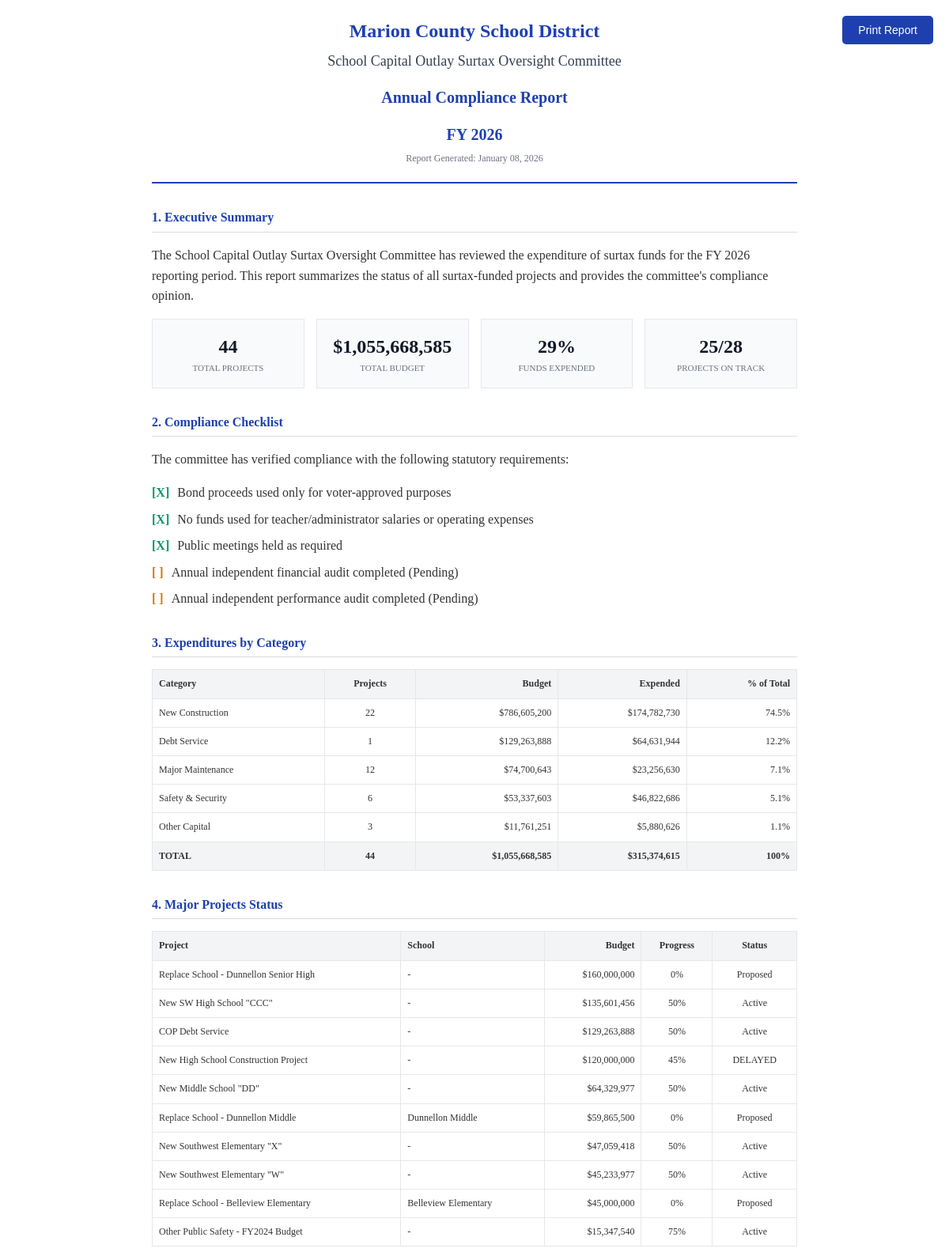
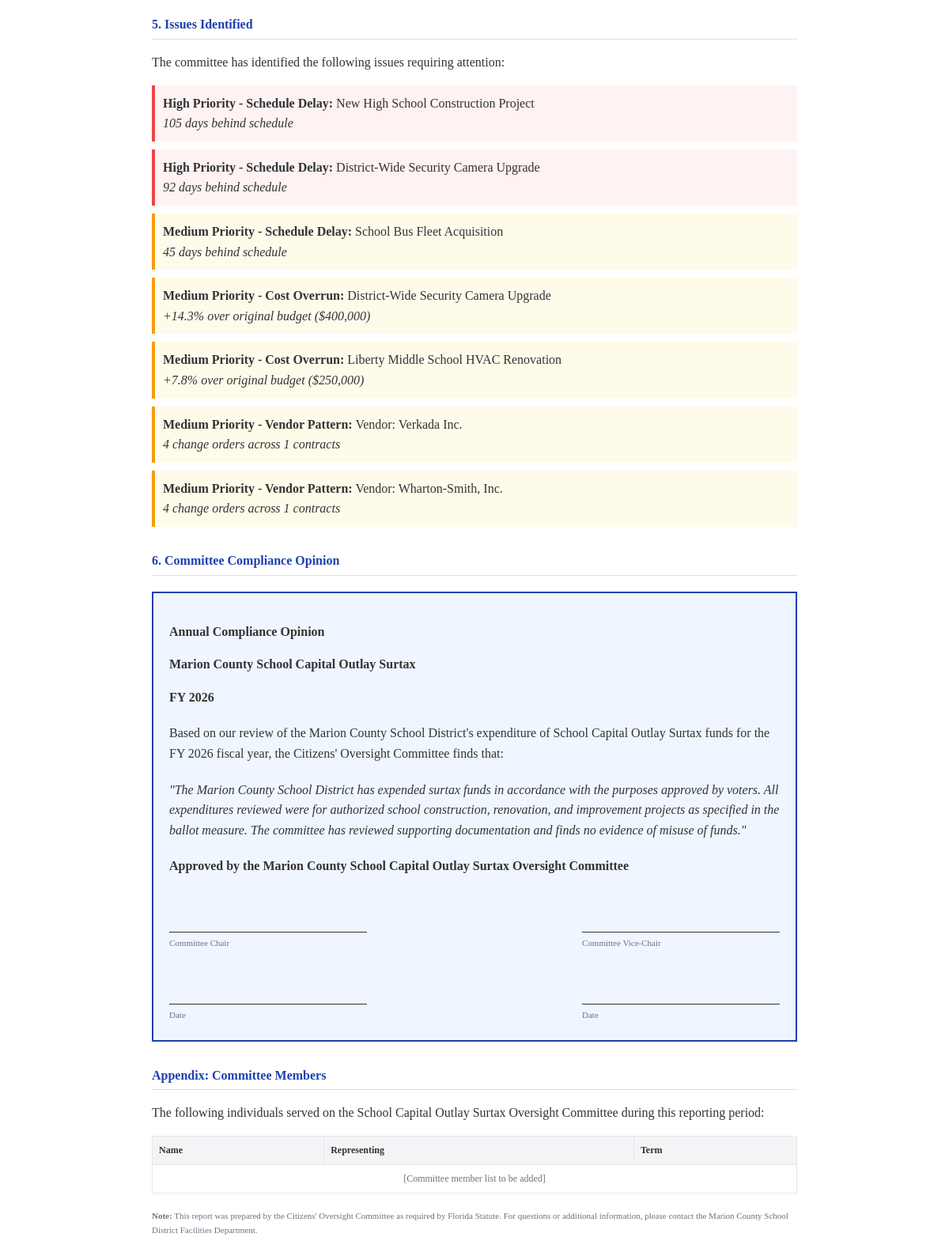
The app's page /report/print with its own data (2 pictures, top to bottom).
### tables this page shows
CREATE TABLE surtax_categories (
            category_id TEXT PRIMARY KEY,
            category_name TEXT NOT NULL,
            description TEXT,
            ballot_language TEXT,  -- Exact wording from ballot
            display_order INTEGER DEFAULT 0,
            icon TEXT,  -- Icon name for UI
            color TEXT,  -- Color code for UI

            -- Budget tracking
            total_allocated REAL DEFAULT 0,
            total_spent REAL DEFAULT 0,
            project_count INTEGER DEFAULT 0,

            created_at TEXT DEFAULT CURRENT_TIMESTAMP
        );

CREATE TABLE contracts (
                contract_id TEXT PRIMARY KEY,
                contract_number TEXT,
                title TEXT NOT NULL,
                description TEXT,
                contract_type TEXT,
                department TEXT,
                fiscal_year TEXT,
                vendor_id TEXT,
                vendor_name TEXT,

                -- Financials
                original_amount REAL DEFAULT 0,
                current_amount REAL DEFAULT 0,
                total_paid REAL DEFAULT 0,
                remaining_balance REAL DEFAULT 0,

                -- Dates
                solicitation_date TEXT,
                award_date TEXT,
                start_date TEXT,
                original_end_date TEXT,
                current_end_date TEXT,
                actual_end_date TEXT,

                -- Status tracking
                status TEXT DEFAULT 'Draft',
                phase TEXT DEFAULT 'Planning',
                percent_complete REAL DEFAULT 0,

                -- Scoring
                performance_score REAL DEFAULT 50,
                cost_variance_score REAL DEFAULT 50,
                schedule_variance_score REAL DEFAULT 50,
                compliance_score REAL DEFAULT 50,
                overall_health_score REAL DEFAULT 50,
                risk_level TEXT DEFAULT 'Medium',

                -- Procurement info
                procurement_method TEXT,
                bid_count INTEGER DEFAULT 0,
                justification TEXT,

                -- Board/Council info
                board_approval_date TEXT,
                board_resolution TEXT,
                council_district TEXT,
                school_zone TEXT,

                -- Location
                project_location TEXT,
                latitude REAL,
                longitude REAL,

                -- Flags
                has_change_orders INTEGER DEFAULT 0,
                change_order_count INTEGER DEFAULT 0,
                total_change_order_amount REAL DEFAULT 0,
                is_emergency INTEGER DEFAULT 0,
                is_sole_source INTEGER DEFAULT 0,
                requires_insurance INTEGER DEFAULT 1,
                insurance_verified INTEGER DEFAULT 0,
                requires_bond INTEGER DEFAULT 0,
                bond_verified INTEGER DEFAULT 0,

                notes TEXT,
                created_at TEXT DEFAULT CURRENT_TIMESTAMP,
                updated_at TEXT DEFAULT CURRENT_TIMESTAMP,
                created_by TEXT,
                is_deleted INTEGER DEFAULT 0, surtax_funded INTEGER DEFAULT NULL, surtax_category TEXT, surtax_subcategory TEXT, funding_source TEXT DEFAULT 'Unconfirmed', school_name TEXT, school_id TEXT, promised_completion_date TEXT, ballot_priority INTEGER, on_official_list INTEGER DEFAULT NULL, is_delayed INTEGER DEFAULT 0, delay_reason TEXT, delay_days INTEGER DEFAULT 0, is_over_budget INTEGER DEFAULT 0, budget_variance_amount REAL DEFAULT 0, budget_variance_pct REAL DEFAULT 0, is_watchlisted INTEGER DEFAULT 0, watchlist_reason TEXT, watchlist_added_date TEXT, last_committee_review_date TEXT, committee_notes TEXT, vendor_type TEXT, vendor_size TEXT, vendor_headquarters TEXT, expenditure_type TEXT DEFAULT 'Capital', planned_value REAL, earned_value REAL, actual_cost REAL, cost_variance REAL, schedule_variance REAL, cost_performance_index REAL, schedule_performance_index REAL, project_purpose TEXT, project_scope TEXT, community_impact TEXT, priority_level TEXT, risk_score TEXT, funding_sources TEXT, contingency_remaining DECIMAL, cost_per_sqft DECIMAL, square_footage INTEGER, data_source TEXT DEFAULT "Generated", needs_verification INTEGER DEFAULT 1, last_updated DATETIME, updated_by TEXT,

                FOREIGN KEY (vendor_id) REFERENCES vendors(vendor_id)
            );

### app.py (the view)
@app.route('/report/print')
def annual_report_print():
    report = get_report_data()
    return render_template('surtax/report_print.html',
                          report=report,
                          title='Annual Report - Print View')

### templates/surtax/report_print.html (shortened to what this page needs)
<!DOCTYPE html>
<html lang="en">
<head>
</head>
<body>
    <button class="print-btn no-print" onclick="window.print()">Print Report</button>
    <div class="header">
        <h1>Marion County School District</h1>
        <h2>School Capital Outlay Surtax Oversight Committee</h2>
        <div class="report-title">Annual Compliance Report</div>
        <div class="report-title">{{ report.fiscal_year }}</div>
        <div class="date">Report Generated: {{ report.generated_at.strftime('%B %d, %Y') }}</div>
    </div>
    <div class="section">
        <div class="section-title">1. Executive Summary</div>
        <p>
            The School Capital Outlay Surtax Oversight Committee has reviewed the expenditure of surtax funds
            for the {{ report.fiscal_year }} reporting period. This report summarizes the status of all surtax-funded
            projects and provides the committee's compliance opinion.
        </p>
        <div class="stats-grid">
            <div class="stat-box">
                <div class="value">{{ report.stats.total_projects }}</div>
                <div class="label">Total Projects</div>
            </div>
            <div class="stat-box">
                <div class="value">${{ '{:,.0f}'.format(report.stats.total_budget) }}</div>
                <div class="label">Total Budget</div>
            </div>
            <div class="stat-box">
                <div class="value">{{ report.stats.percent_spent|int }}%</div>
                <div class="label">Funds Expended</div>
            </div>
            <div class="stat-box">
                <div class="value">{{ report.stats.on_track_projects }}/{{ report.stats.active_projects }}</div>
                <div class="label">Projects On Track</div>
            </div>
        </div>
    </div>
    <div class="section">
        <div class="section-title">2. Compliance Checklist</div>
        <p>The committee has verified compliance with the following statutory requirements:</p>
        <div class="checklist-item">
            {% if report.compliance.funds_for_listed_purposes %}
            <span class="check-yes">[X]</span>
            {% else %}
            <span class="check-pending">[ ]</span>
            {% endif %}
            <span>Bond proceeds used only for voter-approved purposes</span>
        </div>
        <div class="checklist-item">
            {% if report.compliance.no_salary_expenditures %}
            <span class="check-yes">[X]</span>
            {% else %}
            <span class="check-pending">[ ]</span>
            {% endif %}
            <span>No funds used for teacher/administrator salaries or operating expenses</span>
        </div>
        <div class="checklist-item">
            {% if report.compliance.public_meetings_held %}
            <span class="check-yes">[X]</span>
            {% else %}
            <span class="check-pending">[ ]</span>
            {% endif %}
            <span>Public meetings held as required</span>
        </div>
        <div class="checklist-item">
            {% if report.compliance.annual_audit_completed %}
            <span class="check-yes">[X]</span>
            {% else %}
            <span class="check-pending">[ ]</span>
            {% endif %}
            <span>Annual independent financial audit completed {% if not report.compliance.annual_audit_completed %}(Pending){% endif %}</span>
        </div>
        <div class="checklist-item">
            {% if report.compliance.performance_audit_completed %}
            <span class="check-yes">[X]</span>
            {% else %}
            <span class="check-pending">[ ]</span>
            {% endif %}
            <span>Annual independent performance audit completed {% if not report.compliance.performance_audit_completed %}(Pending){% endif %}</span>
        </div>
    </div>
    <div class="section page-break">
        <div class="section-title">3. Expenditures by Category</div>
        <table>
            <thead>
                <tr>
                    <th>Category</th>
                    <th class="text-center">Projects</th>
                    <th class="text-right">Budget</th>
                    <th class="text-right">Expended</th>
                    <th class="text-right">% of Total</th>
                </tr>
            </thead>
            <tbody>
                {% for cat in report.categories %}
                <tr>
                    <td>{{ cat.category_name or cat.surtax_category }}</td>
                    <td class="text-center">{{ cat.project_count }}</td>
                    <td class="text-right">${{ '{:,.0f}'.format(cat.total_budget) }}</td>
                    <td class="text-right">${{ '{:,.0f}'.format(cat.total_spent) }}</td>
                    <td class="text-right">{{ '{:.1f}'.format(cat.percent_of_total) }}%</td>
                </tr>
                {% endfor %}
            </tbody>
            <tfoot>
                <tr>
                    <th>TOTAL</th>
                    <th class="text-center">{{ report.stats.total_projects }}</th>
                    <th class="text-right">${{ '{:,.0f}'.format(report.stats.total_budget) }}</th>
                    <th class="text-right">${{ '{:,.0f}'.format(report.stats.total_spent) }}</th>
                    <th class="text-right">100%</th>
                </tr>
            </tfoot>
        </table>
    </div>
    <div class="section">
        <div class="section-title">4. Major Projects Status</div>
        <table>
            <thead>
                <tr>
                    <th>Project</th>
                    <th>School</th>
                    <th class="text-right">Budget</th>
                    <th class="text-center">Progress</th>
                    <th class="text-center">Status</th>
                </tr>
            </thead>
            <tbody>
                {% for project in report.top_projects %}
                <tr>
                    <td>{{ project.title[:45] }}{% if project.title|length > 45 %}...{% endif %}</td>
                    <td>{{ project.school_name or '-' }}</td>
                    <td class="text-right">${{ '{:,.0f}'.format(project.current_amount) }}</td>
                    <td class="text-center">{{ (project.percent_complete or 0)|int }}%</td>
                    <td class="text-center">
                        {% if project.is_delayed %}DELAYED
                        {% elif project.is_over_budget %}OVER BUDGET
                        {% else %}{{ project.status }}{% endif %}
                    </td>
                </tr>
                {% endfor %}
            </tbody>
        </table>
    </div>
    {% if report.concerns %}
    <div class="section">
        <div class="section-title">5. Issues Identified</div>
        <p>The committee has identified the following issues requiring attention:</p>
        {% for concern in report.concerns[:10] %}
        <div class="concern-item {% if concern.severity == 'Medium' %}medium{% endif %}">
            <strong>{{ concern.severity }} Priority - {{ concern.type }}:</strong>
            {{ concern.title }}<br>
            <em>{{ concern.detail }}</em>
        </div>
        {% endfor %}
    </div>
    {% endif %}
    <div class="section page-break">
        <div class="section-title">6. Committee Compliance Opinion</div>
        <div class="opinion-box">
            <p><strong>Annual Compliance Opinion</strong></p>
            <p><strong>Marion County School Capital Outlay Surtax</strong></p>
            <p><strong>{{ report.fiscal_year }}</strong></p>
            <p style="margin-top: 20px;">
                Based on our review of the Marion County School District's expenditure of School Capital
                Outlay Surtax funds for the {{ report.fiscal_year }} fiscal year, the Citizens' Oversight
                Committee finds that:
            </p>
            <p style="margin: 20px 0; font-style: italic;">
                "The Marion County School District has expended surtax funds in accordance with the
                purposes approved by voters. All expenditures reviewed were for authorized school
                construction, renovation, and improvement projects as specified in the ballot measure.
                The committee has reviewed supporting documentation and finds no evidence of misuse
                of funds."
            </p>
            <p>
                <strong>Approved by the Marion County School Capital Outlay Surtax Oversight Committee</strong>
            </p>
            <div style="display: flex; justify-content: space-between; margin-top: 30px;">
                <div>
                    <div class="signature-line">Committee Chair</div>
                    <br><br>
                    <div class="signature-line">Date</div>
                </div>
                <div>
                    <div class="signature-line">Committee Vice-Chair</div>
                    <br><br>
                    <div class="signature-line">Date</div>
                </div>
            </div>
        </div>
    </div>
    <div class="section">
        <div class="section-title">Appendix: Committee Members</div>
        <p>The following individuals served on the School Capital Outlay Surtax Oversight Committee during this reporting period:</p>
        <table>
            <thead>
                <tr>
                    <th>Name</th>
                    <th>Representing</th>
                    <th>Term</th>
                </tr>
            </thead>
            <tbody>
                <tr><td colspan="3" style="text-align: center; color: #6b7280;">[Committee member list to be added]</td></tr>
            </tbody>
        </table>
        <p style="margin-top: 20px; font-size: 11px; color: #6b7280;">
            <strong>Note:</strong> This report was prepared by the Citizens' Oversight Committee as required
            by Florida Statute. For questions or additional information, please contact the Marion County
            School District Facilities Department.
        </p>
    </div>
</body>
</html>

### records on screen
surtax_categories: category_name "New Construction", project_count "22", total_budget "786,605,200", total_spent "174,782,730", percent_of_total "74.5"
surtax_categories: category_name "Debt Service", project_count "1", total_budget "129,263,888", total_spent "64,631,944", percent_of_total "12.2"
surtax_categories: category_name "Major Maintenance", project_count "12", total_budget "74,700,643", total_spent "23,256,630", percent_of_total "7.1"
surtax_categories: category_name "Safety & Security", project_count "6", total_budget "53,337,603", total_spent "46,822,686", percent_of_total "5.1"
surtax_categories: category_name "Other Capital", project_count "3", total_budget "11,761,251", total_spent "5,880,626", percent_of_total "1.1"
contracts: title "Replace School - Dunnellon Senior High", school_name "-", current_amount "160,000,000", percent_complete "0", status "Proposed"
contracts: title "New SW High School \"CCC\"", school_name "-", current_amount "135,601,456", percent_complete "50", status "Active"
contracts: title "COP Debt Service", school_name "-", current_amount "129,263,888", percent_complete "50", status "Active"
contracts: title "New High School Construction Project", school_name "-", current_amount "120,000,000", percent_complete "45", is_delayed "DELAYED", severity "High", type "Schedule Delay", detail "105 days behind schedule"
contracts: title "New Middle School \"DD\"", school_name "-", current_amount "64,329,977", percent_complete "50", status "Active"
contracts: title "Replace School - Dunnellon Middle", school_name "Dunnellon Middle", current_amount "59,865,500", percent_complete "0", status "Proposed"
contracts: title "New Southwest Elementary \"X\"", school_name "-", current_amount "47,059,418", percent_complete "50", status "Active"
contracts: title "New Southwest Elementary \"W\"", school_name "-", current_amount "45,233,977", percent_complete "50", status "Active"
contracts: title "Replace School - Belleview Elementary", school_name "Belleview Elementary", current_amount "45,000,000", percent_complete "0", status "Proposed"
contracts: title "Other Public Safety - FY2024 Budget", school_name "-", current_amount "15,347,540", percent_complete "75", status "Active"
contracts: severity "High", type "Schedule Delay", title "District-Wide Security Camera Upgrade", detail "92 days behind schedule", severity "Medium", type "Cost Overrun", detail "+14.3% over original budget ($400,000)"
contracts: severity "Medium", type "Schedule Delay", title "School Bus Fleet Acquisition", detail "45 days behind schedule"
contracts: severity "Medium", type "Cost Overrun", title "Liberty Middle School HVAC Renovation", detail "+7.8% over original budget ($250,000)"

### other values on screen
{{ report.fiscal_year }} "FY 2026"
{{ report.generated_at.strftime('%B %d, %Y') }} "January 08, 2026"
{{ report.stats.total_projects }} "44"
{{ '{:,.0f}'.format(report.stats.total_budget) }} "1,055,668,585"
{{ report.stats.percent_spent|int }} "29"
{{ report.stats.on_track_projects }} "25"
{{ report.stats.active_projects }} "28"
{{ '{:,.0f}'.format(report.stats.total_spent) }} "315,374,615"
{{ concern.severity }} "Medium" "Medium"
{{ concern.type }} "Vendor Pattern" "Vendor Pattern"
{{ concern.title }} "Vendor: Verkada Inc." "Vendor: Wharton-Smith, Inc."
{{ concern.detail }} "4 change orders across 1 contracts" "4 change orders across 1 contracts"
